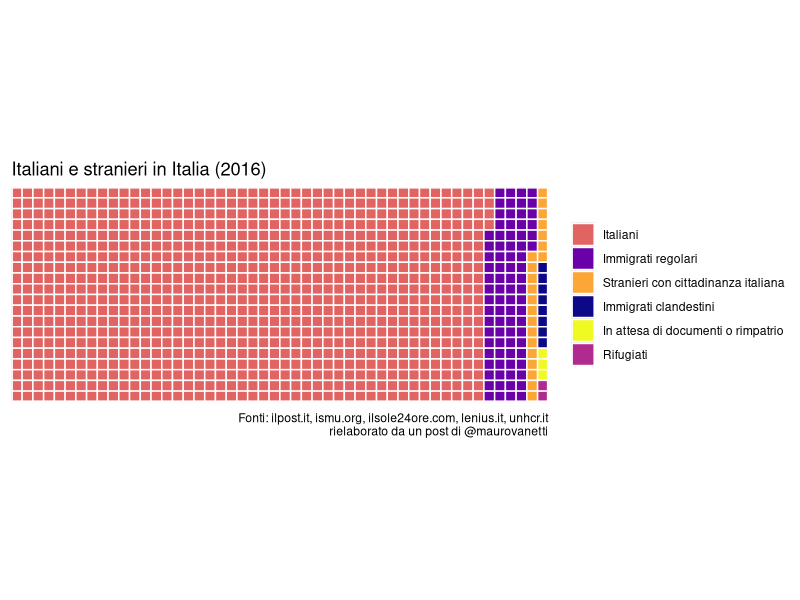

Write R code to recreate this figure.
library(ggplot2)
library(dplyr)
library(viridis)
library(ggthemes)
library(RColorBrewer)


# Build the data
data <- read.csv('attendees.csv')
data <- data %>% count(Country) %>% data.frame %>% filter(Country != '') %>%
  arrange(desc(n))
data <- data %>% mutate(pc = n/sum(n)*100)
data <- data %>% mutate(label = ifelse(pc >= 1, as.character(Country), 'Others'))
  
  
data <- data.frame(name = c("Italiani", "Stranieri con cittadinanza italiana",
                            "Immigrati regolari", "Immigrati clandestini",
                            "In attesa di documenti o rimpatrio", "Rifugiati"),
                   pc = c(88.4, 2.1, 8.2, 0.8, 0.3, 0.2))

# Waffle chart
names <- data$name
var <- rep(names, data$pc*10) 

ncol <- 50
nrow <- 20
df <- expand.grid(y=1:nrow, x=1:ncol)
categ_table <- round(sort(table(var), decreasing=TRUE) * ((ncol*nrow)/(length(var))))
df$category <- factor(rep(names(categ_table), categ_table))  

# The default order is alphabetical so it must be fixed
rightOrd <- sort(table(var), decreasing=TRUE) %>% names

# Define colors
colors <- plasma(6)
customPalette <- c(colors[4], colors[2], colors[5], colors[1], colors[6], colors[3])

# Plot
ggplot(df, aes(x = x, y = y, fill = category)) + 
  geom_tile(color = "white", size = 0.5) +
  coord_equal() +
  scale_x_continuous(expand = c(0, 0)) +
  scale_y_continuous(expand = c(0, 0), trans = 'reverse') +
  # scale_fill_brewer(breaks = rightOrd, palette = 'Paired') +
  scale_fill_manual(breaks = rightOrd, values = customPalette) +
  labs(title = 'Italiani e stranieri in Italia (2016)',
       caption = 'Fonti: ilpost.it, ismu.org, ilsole24ore.com, lenius.it, unhcr.it\nrielaborato da un post di @maurovanetti') +
  theme(panel.border = element_rect(color = "white", size = 1, fill = NA),
        plot.title = element_text(size = rel(1.2)),
        axis.text = element_blank(),
        axis.title = element_blank(),
        axis.ticks = element_blank(),
        legend.title = element_blank(),
        legend.position = "right")
